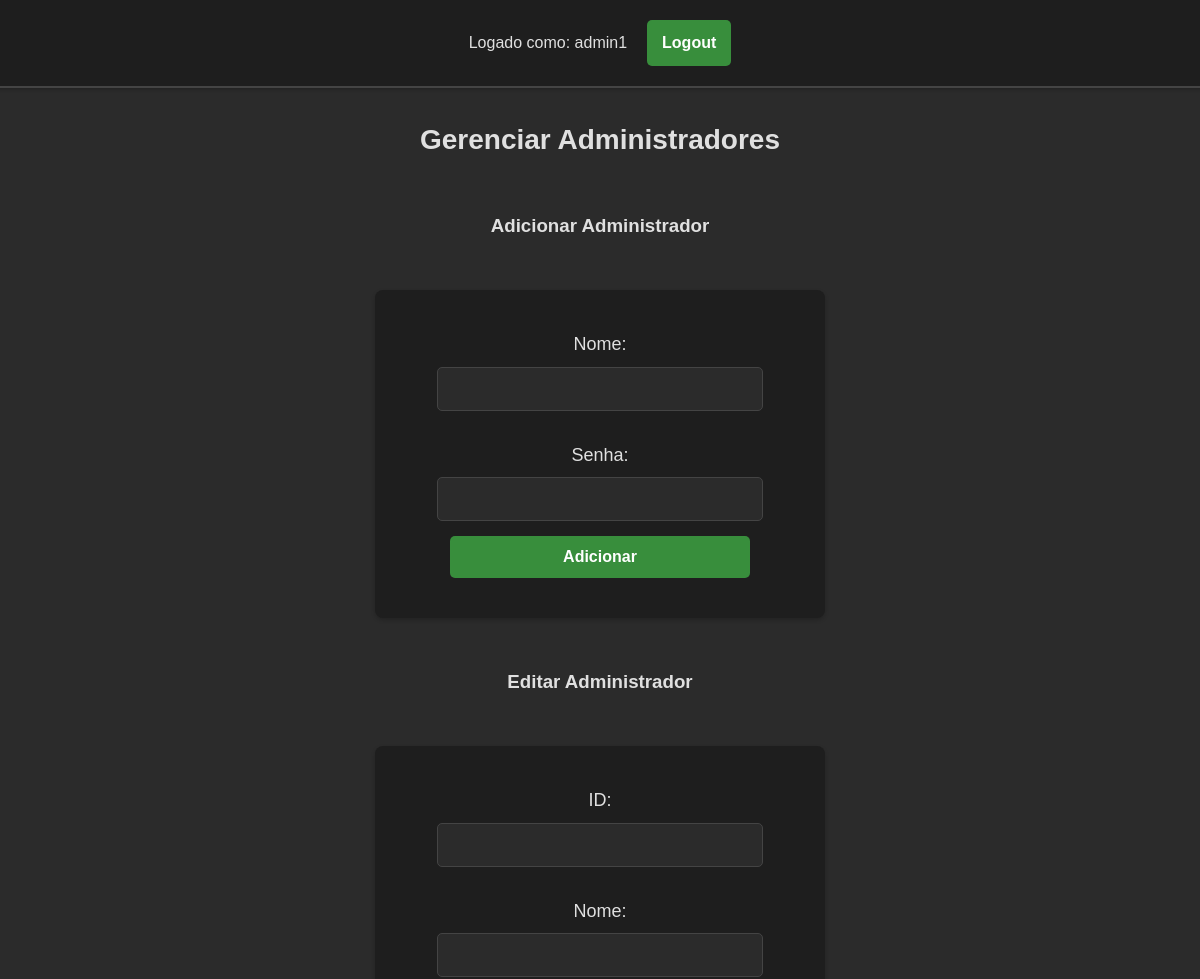
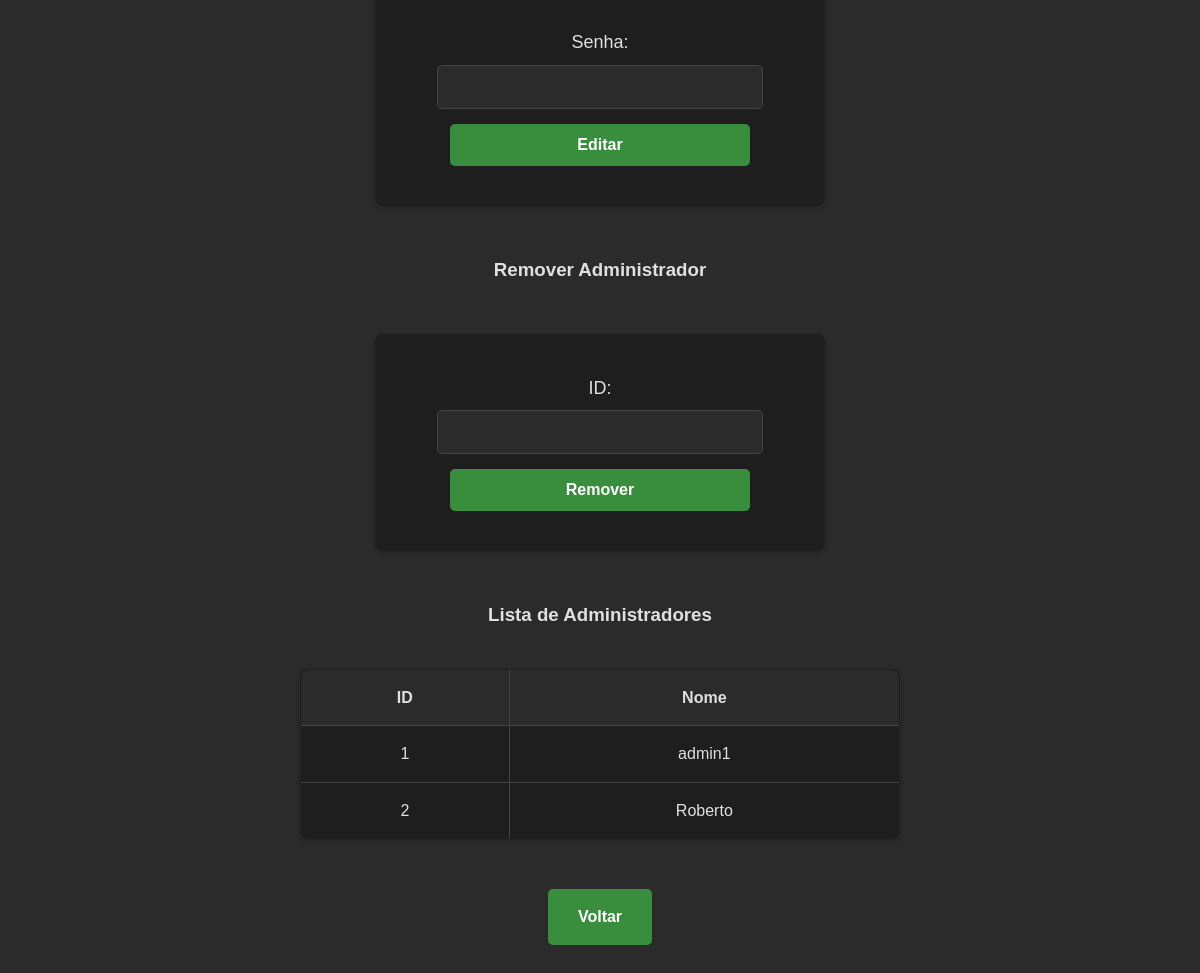
The page /administradores (signed in) on the database as committed earlier (2 pictures, top to bottom).
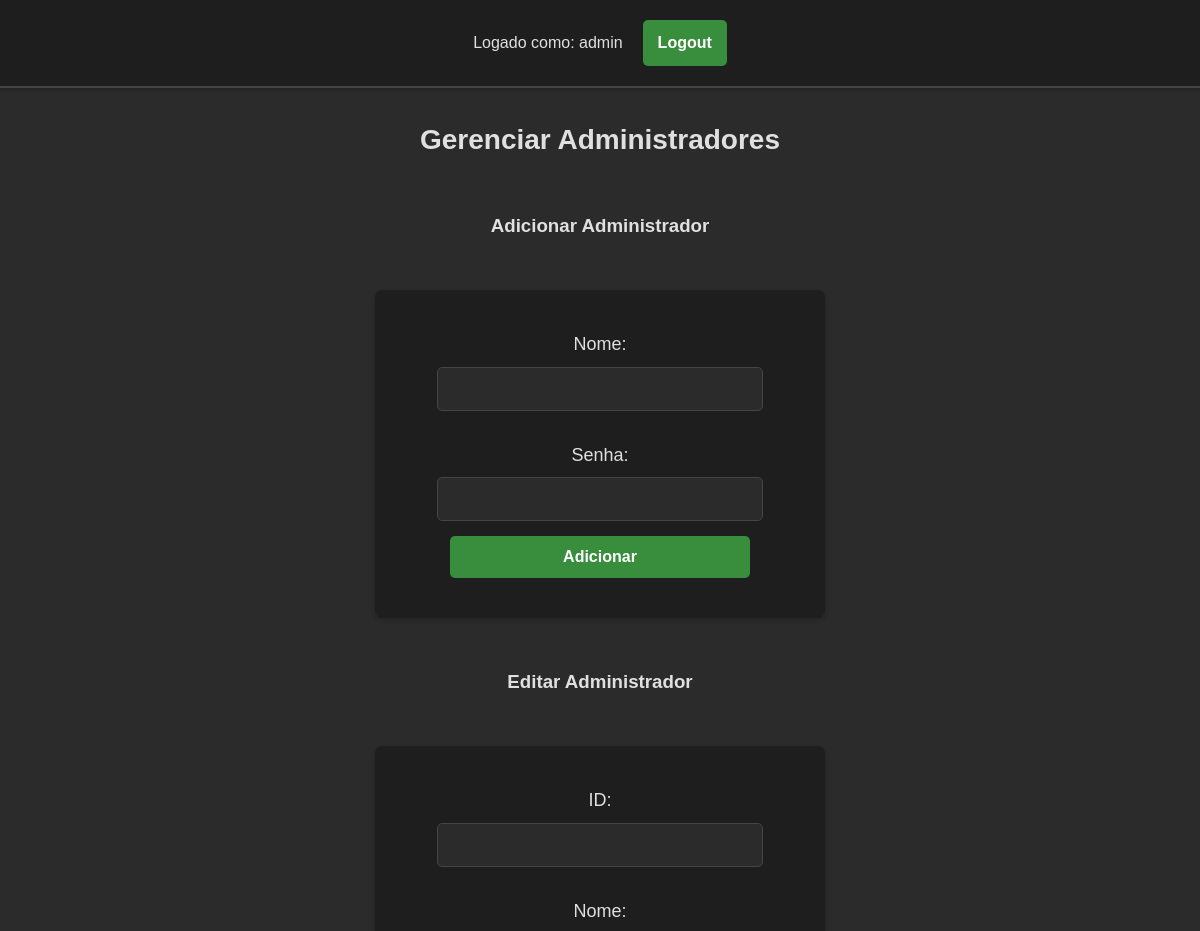
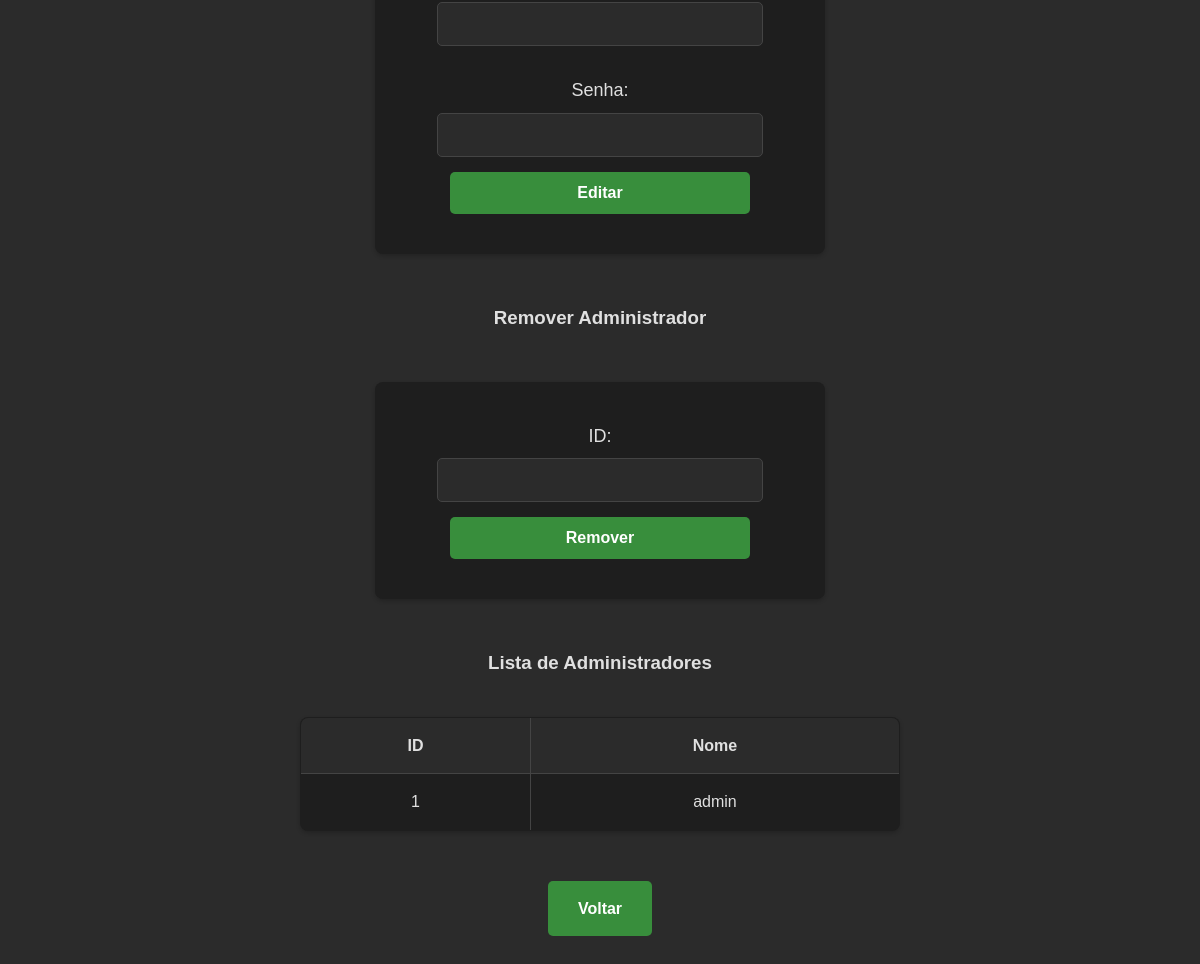
The same page on the database as committed later (2 pictures, top to bottom).
### tables this page shows
CREATE TABLE administradores (
    id INTEGER PRIMARY KEY AUTOINCREMENT,
    nome TEXT NOT NULL,
    senha TEXT NOT NULL
);

### app.py (the view, shortened to what this page needs)
@app.route('/administradores', methods=['GET', 'POST'])
@login_required
def administradores():
    conn = sqlite3.connect(db_path)
    cursor = conn.cursor()
    cursor.execute("SELECT * FROM administradores")
    administradores = cursor.fetchall()
    conn.close()
    return render_template('administradores.html', administradores=administradores)

### app.py (called while the page is built)
def login_required(f):
    @wraps(f)
    def decorated_function(*args, **kwargs):
        if 'logged_in' not in session:
            return redirect(url_for('login'))
        return f(*args, **kwargs)
    return decorated_function

@app.before_request
def before_request():
    g.username = session.get('username')

### templates/administradores.html (shortened to what this page needs)
<!DOCTYPE html>
<html>
<head>
    <link rel="stylesheet" type="text/css" href="{{ url_for('static', filename='styles.css') }}">
</head>
<body>
    <header>
        <div class="user-info">
            Logado como: {{ g.username }}
            <a href="{{ url_for('logout_route') }}" class="logout-button">Logout</a>
        </div>
    </header>
    <h2>Gerenciar Administradores</h2>
    <h3>Adicionar Administrador</h3>
    <form method="post">
        <label for="nome">Nome:</label>
        <input type="text" id="nome" name="nome" required>
        <label for="senha">Senha:</label>
        <input type="password" id="senha" name="senha" required>
        <input type="submit" name="adicionar" value="Adicionar">
    </form>
    <h3>Editar Administrador</h3>
    <form method="post">
        <label for="id">ID:</label>
        <input type="text" id="id" name="id" required>
        <label for="nome">Nome:</label>
        <input type="text" id="nome" name="nome" required>
        <label for="senha">Senha:</label>
        <input type="password" id="senha" name="senha" required>
        <input type="submit" name="editar" value="Editar">
    </form>
    <h3>Remover Administrador</h3>
    <form method="post">
        <label for="id">ID:</label>
        <input type="text" id="id" name="id" required>
        <input type="submit" name="remover" value="Remover">
    </form>
    <h3>Lista de Administradores</h3>
    <table border = "1">
        <tr>
            <th>ID</th>
            <th>Nome</th>
        </tr>
        {% for admin in administradores %}
        <tr>
            <td>{{ admin[0] }}</td>
            <td>{{ admin[1] }}</td>
        </tr>
        {% endfor %}
    </table>
    <a href="/" class="back-button">Voltar</a>
</body>
</html>

### static/styles.css (style rules this page uses)
body { font-family: 'Arial', sans-serif; margin: 0; padding: 0; background-color: #2b2b2b; color: #e0e0e0; display: flex; flex-direction: column; align-items: center; line-height: 1.6; }
header { width: 100%; display: flex; justify-content: center; align-items: center; padding: 20px 30px; background-color: #1e1e1e; border-bottom: 2px solid #444444; box-shadow: 0 2px 4px rgba(0, 0, 0, 0.2); }
.user-info { display: flex; align-items: center; }
.user-info a.logout-button { padding: 10px 15px; background-color: #388e3c; color: #fff; font-weight: bold; border-radius: 5px; text-decoration: none; font-size: 16px; transition: background-color 0.3s ease, color 0.3s ease; margin-left: 20px; }
h2 { color: #e0e0e0; margin: 30px 0; font-size: 28px; text-align: center; }
form { display: flex; flex-direction: column; width: 90%; max-width: 400px; margin: 30px 0; align-items: center; background-color: #1e1e1e; padding: 25px; border-radius: 8px; box-shadow: 0 2px 4px rgba(0, 0, 0, 0.2); }
label { margin: 15px 0 8px; font-size: 18px; text-align: center; color: #e0e0e0; }
select, input[type="text"], input[type="password"], input[type="date"], input[type="time"] { padding: 12px; margin-bottom: 15px; border: 1px solid #444444; border-radius: 5px; background-color: #2b2b2b; color: #e0e0e0; font-size: 16px; width: 100%; max-width: 300px; text-align: center; transition: border-color 0.3s ease; }
input[type="submit"], button { padding: 12px; background-color: #388e3c; color: #fff; font-weight: bold; border: none; border-radius: 5px; cursor: pointer; font-size: 16px; width: 100%; max-width: 300px; text-align: center; transition: background-color 0.3s ease, color 0.3s ease; margin-bottom: 15px; }
table { width: 90%; max-width: 600px; border-collapse: collapse; margin: 20px 0; text-align: center; background-color: #1e1e1e; border-radius: 8px; overflow: hidden; box-shadow: 0 2px 4px rgba(0, 0, 0, 0.2); }
th, td { padding: 15px; border: 1px solid #444444; font-size: 16px; text-align: center; }
th { background-color: #2b2b2b; color: #e0e0e0; position: sticky; top: 0; }
a { color: #4caf50; text-decoration: none; transition: color 0.3s ease; }
.back-button { display: inline-block; margin: 30px; padding: 15px 30px; background-color: #388e3c; color: #fff; font-weight: bold; border-radius: 5px; text-align: center; text-decoration: none; font-size: 16px; transition: background-color 0.3s ease, color 0.3s ease; }

Rows that differ between the two databases and show on the page:
removed administradores: id "2", nome "Roberto"
changed administradores id 1: nome "admin1" → "admin"; username "admin1" → (not shown)
Other text that changed with them:
{{ g.username }}: (not shown) → "admin"
